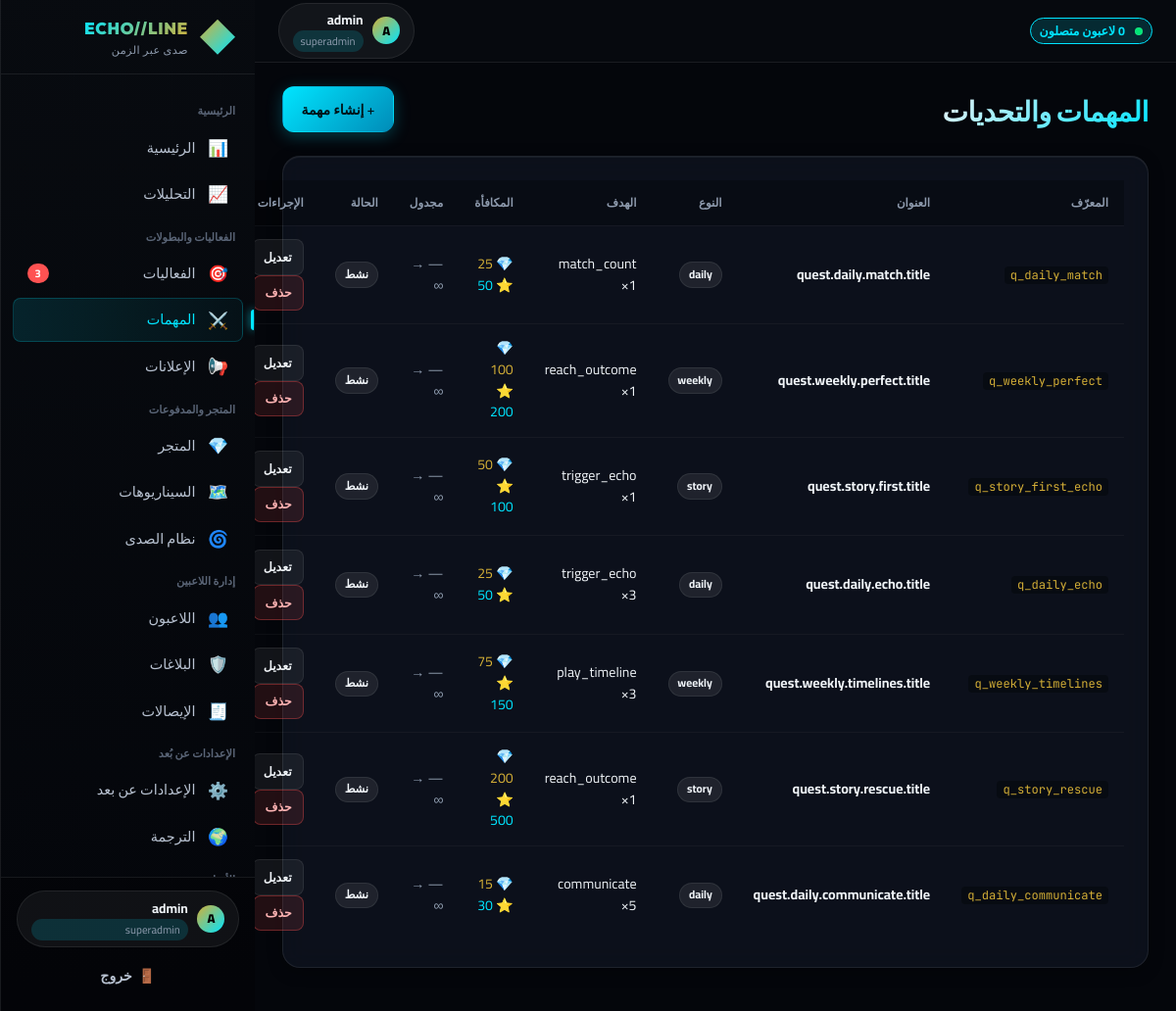
/quests.php (signed in), run on the app's committed database.
### tables this page shows
CREATE TABLE IF NOT EXISTS `quests` (
  `id` INT UNSIGNED NOT NULL AUTO_INCREMENT,
  `quest_uid` VARCHAR(64) NOT NULL UNIQUE,
  `title_key` VARCHAR(128) NOT NULL,
  `description_key` VARCHAR(128) NULL,
  `quest_type` ENUM('daily','weekly','seasonal','story','challenge','tutorial') NOT NULL DEFAULT 'daily',
  `objective_type` ENUM('win_match','complete_scenario','trigger_echo','play_timeline','communicate','match_count','time_played','collect_item','reach_outcome') NOT NULL DEFAULT 'win_match',
  `objective_target` INT UNSIGNED NOT NULL DEFAULT 1,
  `objective_metadata` JSON NULL,
  `scenario_id` VARCHAR(64) NULL,
  `timeline_filter` VARCHAR(32) NULL,
  `reward_currency` INT UNSIGNED NOT NULL DEFAULT 0,
  `reward_xp` INT UNSIGNED NOT NULL DEFAULT 0,
  `reward_cosmetic_id` VARCHAR(64) NULL,
  `is_repeatable` TINYINT(1) NOT NULL DEFAULT 0,
  `is_active` TINYINT(1) NOT NULL DEFAULT 1,
  `start_at` DATETIME NULL,
  `end_at` DATETIME NULL,
  `sort_order` INT NOT NULL DEFAULT 0,
  `created_at` DATETIME NOT NULL DEFAULT CURRENT_TIMESTAMP,
  `updated_at` DATETIME NOT NULL DEFAULT CURRENT_TIMESTAMP ON UPDATE CURRENT_TIMESTAMP,
  PRIMARY KEY (`id`),
  KEY `idx_active_type` (`is_active`, `quest_type`)
);

### includes/I18n.php (called while the page is built, shortened)
<?php
class I18n
{
    private static $locale = 'ar';
    private static $catalog = [];
    private static $fallback = [];
    public static function init(string $locale): void
    {
        $locale = in_array($locale, ['ar', 'en'], true) ? $locale : 'ar';
        self::$locale = $locale;
        self::$catalog = self::$messages[$locale] ?? [];
        $jsonPath = __DIR__ . '/../data/i18n/' . $locale . '.json';
        if (file_exists($jsonPath)) {
            $json = @json_decode(file_get_contents($jsonPath), true);
            if (is_array($json)) {
                self::$catalog = array_merge(self::$catalog, $json);
            }
        }
        self::$fallback = self::$messages['en'] ?? [];
        $enPath = __DIR__ . '/../data/i18n/en.json';
        if (file_exists($enPath)) {
            $en = @json_decode(file_get_contents($enPath), true);
            if (is_array($en)) {
                self::$fallback = array_merge(self::$fallback, $en);
            }
        }
    }
    public static function t(string $key, array $params = []): string
    {
        $val = self::$catalog[$key] ?? null;
        if ($val === null) {
            $val = self::$fallback[$key] ?? $key;
        }
        return $val;
    }
    public static function isRtl(): bool
    {
        return self::$locale === 'ar';
    }
    public static function locale(): string
    {
        return self::$locale;
    }
    public static function direction(): string
    {
        return self::isRtl() ? 'rtl' : 'ltr';
    }
}

### includes/Auth.php (called while the page is built, shortened)
<?php
class Auth
{
    public static function check(): bool
    {
        return !empty($_SESSION['admin']);
    }
    public static function user(): ?array
    {
        return $_SESSION['admin'] ?? null;
    }
    public static function role(): ?string
    {
        return $_SESSION['admin']['role'] ?? null;
    }
}

### includes/Database.php (called while the page is built, shortened)
<?php
class Database
{
    private static $instance = null;
    public static function getInstance(): PDO
    {
        if (self::$instance === null) {
            $dsn = sprintf('mysql:host=%s;dbname=%s;charset=%s', DB_HOST, DB_NAME, DB_CHARSET);
            try {
                self::$instance = new PDO($dsn, DB_USER, DB_PASS, [
                    PDO::ATTR_ERRMODE => PDO::ERRMODE_EXCEPTION,
                    PDO::ATTR_DEFAULT_FETCH_MODE => PDO::FETCH_ASSOC,
                    PDO::ATTR_EMULATE_PREPARES => false,
                    PDO::MYSQL_ATTR_INIT_COMMAND => "SET NAMES utf8mb4 COLLATE utf8mb4_unicode_ci",
                ]);
            } catch (PDOException $e) {
                error_log('[DB] Connection failed: ' . $e->getMessage());
                if (APP_ENV === 'development') {
                    throw $e;
                }
                http_response_code(500);
                die(json_encode([
                    'success' => false,
                    'error' => 'Database connection failed',
                ]));
            }
        }
        return self::$instance;
    }
    public static function query(string $sql, array $params = []): PDOStatement
    {
        $stmt = self::getInstance()->prepare($sql);
        $stmt->execute($params);
        return $stmt;
    }
    public static function fetch(string $sql, array $params = []): ?array
    {
        $row = self::query($sql, $params)->fetch();
        return $row === false ? null : $row;
    }
    public static function fetchAll(string $sql, array $params = []): array
    {
        return self::query($sql, $params)->fetchAll();
    }
}

### includes/Security.php (called while the page is built, shortened)
<?php
class Security
{
    public static function escape(string $value): string
    {
        return htmlspecialchars($value, ENT_QUOTES | ENT_HTML5, 'UTF-8');
    }
}

### quests.php (the view, shortened to what this page needs)
<?php
$currentSection = 'quests';
$quests = Database::fetchAll('SELECT * FROM quests ORDER BY is_active DESC, sort_order ASC');
include __DIR__ . '/includes/header.php';
?>
<div class="page-header">
  <h1><?= I18n::t('quests.title') ?></h1>
  <button class="btn primary" onclick="openQuestForm()">+ <?= I18n::t('quests.create') ?></button>
</div>
<div class="panel">
  <table class="data-table">
    <thead>
      <tr>
        <th>المعرّف</th><th>العنوان</th><th>النوع</th><th>الهدف</th>
        <th>المكافأة</th><th>مجدول</th><th>الحالة</th><th><?= I18n::t('common.actions') ?></th>
      </tr>
    </thead>
    <tbody>
      <?php foreach ($quests as $q): ?>
        <tr>
          <td><code><?= Security::escape($q['quest_uid']) ?></code></td>
          <td><strong><?= Security::escape($q['title_key']) ?></strong></td>
          <td><span class="badge"><?= Security::escape($q['quest_type']) ?></span></td>
          <td><?= Security::escape($q['objective_type']) ?> ×<?= $q['objective_target'] ?></td>
          <td><span class="text-amber">💎 <?= $q['reward_currency'] ?></span> <span class="text-cyan">⭐ <?= $q['reward_xp'] ?></span></td>
          <td class="text-muted small">
            <?= $q['start_at'] ? Security::escape(substr($q['start_at'], 0, 10)) : '—' ?>
            →
            <?= $q['end_at'] ? Security::escape(substr($q['end_at'], 0, 10)) : '∞' ?>
          </td>
          <td>
            <?php if ($q['is_active']): ?><span class="badge badge-ok">نشط</span><?php else: ?><span class="badge">معطل</span><?php endif; ?>
          </td>
          <td>
            <button class="btn small" onclick='editQuest(<?= json_encode($q, JSON_HEX_APOS | JSON_HEX_QUOT) ?>)'>تعديل</button>
            <button class="btn small danger" onclick="deleteQuest(<?= $q['id'] ?>)">حذف</button>
          </td>
        </tr>
      <?php endforeach; ?>
    </tbody>
  </table>
</div>
<?php include __DIR__ . '/includes/footer.php'; ?>

### includes/header.php (shortened to what this page needs)
<?php
require_once __DIR__ . '/../config.php';
$currentSection = $currentSection ?? 'dashboard';
$activeEventsCount = 0;
try {
    $activeEventsCount = (int) Database::fetch(
        "SELECT COUNT(*) AS c FROM events WHERE is_active = 1 AND NOW() BETWEEN start_at AND end_at"
    )['c'];
} catch (\Throwable $e) {}
$playersOnline = 0;
try {
    $playersOnline = (int) Database::fetch(
        "SELECT COUNT(*) AS c FROM players WHERE last_login_at >= DATE_SUB(NOW(), INTERVAL 5 MINUTE)"
    )['c'];
} catch (\Throwable $e) {}
?>
<!DOCTYPE html>
<html lang="<?= I18n::locale() ?>" dir="<?= I18n::direction() ?>">
<head>
  <link rel="stylesheet" href="assets/admin.css?v=2">
</head>
<body>
<?php if (Auth::check()): ?>
<div id="app-shell">
  <aside id="app-sidebar">
    <div class="sidebar-brand">
      <div class="brand-logo"></div>
      <div>
        <div class="brand-name">ECHO//LINE</div>
        <div class="brand-sub"><?= I18n::t('app.subtitle') ?></div>
      </div>
    </div>
    <nav class="nav-section">
      <div class="nav-section-title"><?= I18n::t('menu.dashboard') ?></div>
      <ul class="nav-list">
        <li>
          <a href="dashboard.php" class="nav-item <?= $currentSection === 'dashboard' ? 'active' : '' ?>">
            <span class="ic">📊</span>
            <span><?= I18n::t('menu.dashboard') ?></span>
          </a>
        </li>
        <li>
          <a href="analytics.php" class="nav-item <?= $currentSection === 'analytics' ? 'active' : '' ?>">
            <span class="ic">📈</span>
            <span><?= I18n::t('menu.analytics') ?></span>
          </a>
        </li>
      </ul>
      <div class="nav-section-title"><?= I18n::t('events.title') ?></div>
      <ul class="nav-list">
        <li>
          <a href="events.php" class="nav-item <?= $currentSection === 'events' ? 'active' : '' ?>">
            <span class="ic">🎯</span>
            <span><?= I18n::t('menu.events') ?></span>
            <?php if ($activeEventsCount > 0): ?>
              <span class="badge-num"><?= $activeEventsCount ?></span>
            <?php endif; ?>
          </a>
        </li>
        <li>
          <a href="quests.php" class="nav-item <?= $currentSection === 'quests' ? 'active' : '' ?>">
            <span class="ic">⚔️</span>
            <span><?= I18n::t('menu.quests') ?></span>
          </a>
        </li>
        <li>
          <a href="announcements.php" class="nav-item <?= $currentSection === 'announcements' ? 'active' : '' ?>">
            <span class="ic">📢</span>
            <span><?= I18n::t('menu.announcements') ?></span>
          </a>
        </li>
      </ul>
      <div class="nav-section-title"><?= I18n::t('shop.title') ?></div>
      <ul class="nav-list">
        <li>
          <a href="shop.php" class="nav-item <?= $currentSection === 'shop' ? 'active' : '' ?>">
            <span class="ic">💎</span>
            <span><?= I18n::t('menu.shop') ?></span>
          </a>
        </li>
        <li>
          <a href="scenarios.php" class="nav-item <?= $currentSection === 'scenarios' ? 'active' : '' ?>">
            <span class="ic">🗺️</span>
            <span><?= I18n::t('menu.scenarios') ?></span>
          </a>
        </li>
        <li>
          <a href="echo_system.php" class="nav-item <?= $currentSection === 'echo' ? 'active' : '' ?>">
            <span class="ic">🌀</span>
            <span><?= I18n::t('menu.echo') ?></span>
          </a>
        </li>
      </ul>
      <div class="nav-section-title"><?= I18n::t('players.title') ?></div>
      <ul class="nav-list">
        <li>
          <a href="players.php" class="nav-item <?= $currentSection === 'players' ? 'active' : '' ?>">
            <span class="ic">👥</span>
            <span><?= I18n::t('menu.players') ?></span>
          </a>
        </li>
        <li>
          <a href="reports.php" class="nav-item <?= $currentSection === 'reports' ? 'active' : '' ?>">
            <span class="ic">🛡️</span>
            <span><?= I18n::t('menu.reports') ?></span>
          </a>
        </li>
        <li>
          <a href="receipts.php" class="nav-item <?= $currentSection === 'receipts' ? 'active' : '' ?>">
            <span class="ic">🧾</span>
            <span><?= I18n::t('menu.receipts') ?></span>
          </a>
        </li>
      </ul>
      <div class="nav-section-title"><?= I18n::t('config.title') ?></div>
      <ul class="nav-list">
        <li>
          <a href="remote_config.php" class="nav-item <?= $currentSection === 'config' ? 'active' : '' ?>">
            <span class="ic">⚙️</span>
            <span><?= I18n::t('menu.config') ?></span>
          </a>
        </li>
        <li>
          <a href="localization.php" class="nav-item <?= $currentSection === 'localization' ? 'active' : '' ?>">
            <span class="ic">🌍</span>
            <span><?= I18n::t('menu.localization') ?></span>
          </a>
        </li>
      </ul>
      <div class="nav-section-title"><?= I18n::t('tools.title') ?></div>
    </nav>
    <div class="sidebar-foot">
      <div class="user-chip" style="margin-block-end: 0.5rem; inline-size: 100%; justify-content: flex-start;">
        <div class="user-avatar"><?= mb_strtoupper(mb_substr(Auth::user()['username'] ?? '?', 0, 1)) ?></div>
        <div style="flex:1; min-inline-size:0;">
          <div class="user-name" style="overflow:hidden; text-overflow:ellipsis; white-space:nowrap;">
            <?= Security::escape(Auth::user()['username'] ?? '') ?>
          </div>
          <div class="user-role"><?= Security::escape(Auth::role() ?? '') ?></div>
        </div>
      </div>
      <a href="logout.php" class="btn ghost block">
        <span class="ic">🚪</span>
        <span><?= I18n::t('common.logout') ?></span>
      </a>
    </div>
  </aside>
  <header id="app-header">
    <div class="header-tools">
      <span class="badge cyan" style="font-size: 0.78rem;">
        <span class="badge dot" style="background: var(--c-green);"></span>
        <span style="margin-inline-start: 0.4rem;"><?= $playersOnline ?> <?= I18n::t('dashboard.players_online') ?></span>
      </span>
    </div>
    <div class="header-tools">
      <div class="user-chip">
        <div class="user-avatar"><?= mb_strtoupper(mb_substr(Auth::user()['username'] ?? '?', 0, 1)) ?></div>
        <div>
          <div class="user-name"><?= Security::escape(Auth::user()['username'] ?? '') ?></div>
          <div class="user-role"><?= Security::escape(Auth::role() ?? '') ?></div>
        </div>
      </div>
    </div>
  </header>
  <main id="app-main">
<?php else: ?>
<?php endif; ?>

### includes/footer.php (shortened to what this page needs)
</main>
</div>
</body>
</html>

### data on the page
quests: quest_uid "q_daily_match", title_key "quest.daily.match.title", quest_type "daily", objective_type "match_count", objective_target "1", reward_currency "25", reward_xp "50", is_active "نشط"
quests: quest_uid "q_weekly_perfect", title_key "quest.weekly.perfect.title", quest_type "weekly", objective_type "reach_outcome", objective_target "1", reward_currency "100", reward_xp "200", is_active "نشط"
quests: quest_uid "q_story_first_echo", title_key "quest.story.first.title", quest_type "story", objective_type "trigger_echo", objective_target "1", reward_currency "50", reward_xp "100", is_active "نشط"
quests: quest_uid "q_daily_echo", title_key "quest.daily.echo.title", quest_type "daily", objective_type "trigger_echo", objective_target "3", reward_currency "25", reward_xp "50", is_active "نشط"
quests: quest_uid "q_weekly_timelines", title_key "quest.weekly.timelines.title", quest_type "weekly", objective_type "play_timeline", objective_target "3", reward_currency "75", reward_xp "150", is_active "نشط"
quests: quest_uid "q_story_rescue", title_key "quest.story.rescue.title", quest_type "story", objective_type "reach_outcome", objective_target "1", reward_currency "200", reward_xp "500", is_active "نشط"
quests: quest_uid "q_daily_communicate", title_key "quest.daily.communicate.title", quest_type "daily", objective_type "communicate", objective_target "5", reward_currency "15", reward_xp "30", is_active "نشط"

### other printed values
I18n::t('app.subtitle') "صدى عبر الزمن"
I18n::t('menu.dashboard') "الرئيسية"
I18n::t('menu.analytics') "التحليلات"
I18n::t('events.title') "الفعاليات والبطولات"
I18n::t('menu.events') "الفعاليات"
$activeEventsCount "3"
I18n::t('menu.quests') "المهمات"
I18n::t('menu.announcements') "الإعلانات"
I18n::t('shop.title') "المتجر والمدفوعات"
I18n::t('menu.shop') "المتجر"
I18n::t('menu.scenarios') "السيناريوهات"
I18n::t('menu.echo') "نظام الصدى"
I18n::t('players.title') "إدارة اللاعبين"
I18n::t('menu.players') "اللاعبون"
I18n::t('menu.reports') "البلاغات"
